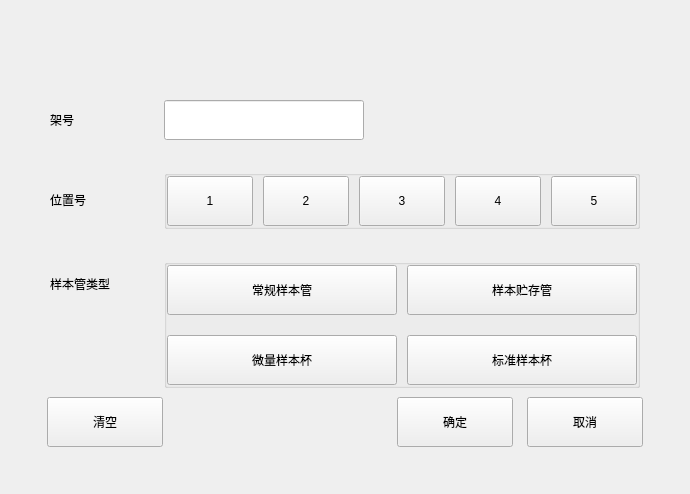
<?xml version="1.0" encoding="UTF-8"?>
<ui version="4.0">
 <class>QPostionEdit</class>
 <widget class="QWidget" name="QPostionEdit">
  <property name="geometry">
   <rect>
    <x>0</x>
    <y>0</y>
    <width>690</width>
    <height>494</height>
   </rect>
  </property>
  <property name="windowTitle">
   <string>QCaliBratePostionEdit</string>
  </property>
  <widget class="QPushButton" name="ok_Button">
   <property name="geometry">
    <rect>
     <x>397</x>
     <y>397</y>
     <width>116</width>
     <height>50</height>
    </rect>
   </property>
   <property name="focusPolicy">
    <enum>Qt::NoFocus</enum>
   </property>
   <property name="text">
    <string>确定</string>
   </property>
   <property name="buttons" stdset="0">
    <string>btn_dlg</string>
   </property>
  </widget>
  <widget class="QPushButton" name="close_Button">
   <property name="geometry">
    <rect>
     <x>527</x>
     <y>397</y>
     <width>116</width>
     <height>50</height>
    </rect>
   </property>
   <property name="focusPolicy">
    <enum>Qt::NoFocus</enum>
   </property>
   <property name="text">
    <string>取消</string>
   </property>
   <property name="buttons" stdset="0">
    <string>btn_dlg</string>
   </property>
  </widget>
  <widget class="QPushButton" name="clr_Button">
   <property name="geometry">
    <rect>
     <x>47</x>
     <y>397</y>
     <width>116</width>
     <height>50</height>
    </rect>
   </property>
   <property name="focusPolicy">
    <enum>Qt::NoFocus</enum>
   </property>
   <property name="text">
    <string>清空</string>
   </property>
   <property name="buttons" stdset="0">
    <string>btn_dlg</string>
   </property>
  </widget>
  <widget class="QWidget" name="" native="true">
   <property name="geometry">
    <rect>
     <x>50</x>
     <y>100</y>
     <width>590</width>
     <height>301</height>
    </rect>
   </property>
   <layout class="QGridLayout" name="gridLayout_2">
    <property name="leftMargin">
     <number>0</number>
    </property>
    <property name="topMargin">
     <number>0</number>
    </property>
    <property name="rightMargin">
     <number>0</number>
    </property>
    <property name="bottomMargin">
     <number>0</number>
    </property>
    <property name="horizontalSpacing">
     <number>10</number>
    </property>
    <property name="verticalSpacing">
     <number>30</number>
    </property>
    <item row="1" column="1">
     <spacer name="horizontalSpacer">
      <property name="orientation">
       <enum>Qt::Horizontal</enum>
      </property>
      <property name="sizeHint" stdset="0">
       <size>
        <width>20</width>
        <height>20</height>
       </size>
      </property>
     </spacer>
    </item>
    <item row="1" column="2">
     <widget class="QGroupBox" name="groupBox">
      <property name="title">
       <string/>
      </property>
      <layout class="QHBoxLayout" name="horizontalLayout">
       <property name="spacing">
        <number>10</number>
       </property>
       <property name="leftMargin">
        <number>0</number>
       </property>
       <property name="topMargin">
        <number>0</number>
       </property>
       <property name="rightMargin">
        <number>0</number>
       </property>
       <property name="bottomMargin">
        <number>0</number>
       </property>
       <item>
        <widget class="QPushButton" name="one_Button">
         <property name="minimumSize">
          <size>
           <width>80</width>
           <height>50</height>
          </size>
         </property>
         <property name="maximumSize">
          <size>
           <width>16777215</width>
           <height>50</height>
          </size>
         </property>
         <property name="focusPolicy">
          <enum>Qt::NoFocus</enum>
         </property>
         <property name="text">
          <string notr="true">1</string>
         </property>
         <property name="checkable">
          <bool>true</bool>
         </property>
         <property name="checked">
          <bool>false</bool>
         </property>
         <property name="autoExclusive">
          <bool>true</bool>
         </property>
         <property name="buttons" stdset="0">
          <string>flat_button</string>
         </property>
        </widget>
       </item>
       <item>
        <widget class="QPushButton" name="two_Button">
         <property name="minimumSize">
          <size>
           <width>80</width>
           <height>50</height>
          </size>
         </property>
         <property name="maximumSize">
          <size>
           <width>16777215</width>
           <height>50</height>
          </size>
         </property>
         <property name="focusPolicy">
          <enum>Qt::NoFocus</enum>
         </property>
         <property name="text">
          <string notr="true">2</string>
         </property>
         <property name="checkable">
          <bool>true</bool>
         </property>
         <property name="checked">
          <bool>false</bool>
         </property>
         <property name="autoExclusive">
          <bool>true</bool>
         </property>
         <property name="flat">
          <bool>false</bool>
         </property>
         <property name="buttons" stdset="0">
          <string>flat_button</string>
         </property>
        </widget>
       </item>
       <item>
        <widget class="QPushButton" name="three_Button">
         <property name="minimumSize">
          <size>
           <width>80</width>
           <height>50</height>
          </size>
         </property>
         <property name="maximumSize">
          <size>
           <width>16777215</width>
           <height>50</height>
          </size>
         </property>
         <property name="focusPolicy">
          <enum>Qt::NoFocus</enum>
         </property>
         <property name="text">
          <string notr="true">3</string>
         </property>
         <property name="checkable">
          <bool>true</bool>
         </property>
         <property name="checked">
          <bool>false</bool>
         </property>
         <property name="autoExclusive">
          <bool>true</bool>
         </property>
         <property name="buttons" stdset="0">
          <string>flat_button</string>
         </property>
        </widget>
       </item>
       <item>
        <widget class="QPushButton" name="four_Button">
         <property name="minimumSize">
          <size>
           <width>80</width>
           <height>50</height>
          </size>
         </property>
         <property name="maximumSize">
          <size>
           <width>16777215</width>
           <height>50</height>
          </size>
         </property>
         <property name="focusPolicy">
          <enum>Qt::NoFocus</enum>
         </property>
         <property name="text">
          <string notr="true">4</string>
         </property>
         <property name="checkable">
          <bool>true</bool>
         </property>
         <property name="autoExclusive">
          <bool>true</bool>
         </property>
         <property name="buttons" stdset="0">
          <string>flat_button</string>
         </property>
        </widget>
       </item>
       <item>
        <widget class="QPushButton" name="five_Button">
         <property name="minimumSize">
          <size>
           <width>80</width>
           <height>50</height>
          </size>
         </property>
         <property name="maximumSize">
          <size>
           <width>16777215</width>
           <height>50</height>
          </size>
         </property>
         <property name="focusPolicy">
          <enum>Qt::NoFocus</enum>
         </property>
         <property name="text">
          <string notr="true">5</string>
         </property>
         <property name="checkable">
          <bool>true</bool>
         </property>
         <property name="autoExclusive">
          <bool>true</bool>
         </property>
         <property name="buttons" stdset="0">
          <string>flat_button</string>
         </property>
        </widget>
       </item>
      </layout>
     </widget>
    </item>
    <item row="2" column="2">
     <widget class="QGroupBox" name="groupBox_2">
      <property name="title">
       <string/>
      </property>
      <layout class="QGridLayout" name="gridLayout">
       <property name="leftMargin">
        <number>0</number>
       </property>
       <property name="topMargin">
        <number>0</number>
       </property>
       <property name="rightMargin">
        <number>0</number>
       </property>
       <property name="bottomMargin">
        <number>0</number>
       </property>
       <property name="horizontalSpacing">
        <number>10</number>
       </property>
       <property name="verticalSpacing">
        <number>20</number>
       </property>
       <item row="0" column="0">
        <widget class="QPushButton" name="ori_Button">
         <property name="minimumSize">
          <size>
           <width>230</width>
           <height>50</height>
          </size>
         </property>
         <property name="maximumSize">
          <size>
           <width>230</width>
           <height>50</height>
          </size>
         </property>
         <property name="focusPolicy">
          <enum>Qt::NoFocus</enum>
         </property>
         <property name="text">
          <string>常规样本管</string>
         </property>
         <property name="checkable">
          <bool>true</bool>
         </property>
         <property name="checked">
          <bool>false</bool>
         </property>
         <property name="autoExclusive">
          <bool>true</bool>
         </property>
         <property name="buttons" stdset="0">
          <string>flat_button</string>
         </property>
        </widget>
       </item>
       <item row="0" column="1">
        <widget class="QPushButton" name="store_Button">
         <property name="minimumSize">
          <size>
           <width>230</width>
           <height>50</height>
          </size>
         </property>
         <property name="maximumSize">
          <size>
           <width>230</width>
           <height>50</height>
          </size>
         </property>
         <property name="focusPolicy">
          <enum>Qt::NoFocus</enum>
         </property>
         <property name="text">
          <string>样本贮存管</string>
         </property>
         <property name="checkable">
          <bool>true</bool>
         </property>
         <property name="autoExclusive">
          <bool>true</bool>
         </property>
         <property name="buttons" stdset="0">
          <string>flat_button</string>
         </property>
        </widget>
       </item>
       <item row="1" column="0">
        <widget class="QPushButton" name="micro_Button">
         <property name="minimumSize">
          <size>
           <width>230</width>
           <height>50</height>
          </size>
         </property>
         <property name="maximumSize">
          <size>
           <width>230</width>
           <height>50</height>
          </size>
         </property>
         <property name="focusPolicy">
          <enum>Qt::NoFocus</enum>
         </property>
         <property name="text">
          <string>微量样本杯</string>
         </property>
         <property name="icon">
          <iconset>
           <normaloff>../resource/image/im/qc/icon-micro-cup.png</normaloff>
           <normalon>../resource/image/im/qc/icon-micro-cup-hv.png</normalon>../resource/image/im/qc/icon-micro-cup.png</iconset>
         </property>
         <property name="checkable">
          <bool>true</bool>
         </property>
         <property name="autoExclusive">
          <bool>true</bool>
         </property>
         <property name="buttons" stdset="0">
          <string>flat_button</string>
         </property>
        </widget>
       </item>
       <item row="1" column="1">
        <widget class="QPushButton" name="normal_Button">
         <property name="minimumSize">
          <size>
           <width>230</width>
           <height>50</height>
          </size>
         </property>
         <property name="maximumSize">
          <size>
           <width>230</width>
           <height>50</height>
          </size>
         </property>
         <property name="focusPolicy">
          <enum>Qt::NoFocus</enum>
         </property>
         <property name="text">
          <string>标准样本杯</string>
         </property>
         <property name="checkable">
          <bool>true</bool>
         </property>
         <property name="autoExclusive">
          <bool>true</bool>
         </property>
         <property name="buttons" stdset="0">
          <string>flat_button</string>
         </property>
        </widget>
       </item>
      </layout>
     </widget>
    </item>
    <item row="0" column="0">
     <widget class="QLabel" name="label">
      <property name="text">
       <string>架号</string>
      </property>
     </widget>
    </item>
    <item row="1" column="0">
     <widget class="QLabel" name="label_3">
      <property name="text">
       <string>位置号</string>
      </property>
     </widget>
    </item>
    <item row="0" column="2">
     <widget class="QLineEdit" name="rack_edit">
      <property name="minimumSize">
       <size>
        <width>200</width>
        <height>40</height>
       </size>
      </property>
      <property name="maximumSize">
       <size>
        <width>200</width>
        <height>40</height>
       </size>
      </property>
      <property name="focusPolicy">
       <enum>Qt::ClickFocus</enum>
      </property>
     </widget>
    </item>
    <item row="3" column="2">
     <spacer name="verticalSpacer">
      <property name="orientation">
       <enum>Qt::Vertical</enum>
      </property>
      <property name="sizeHint" stdset="0">
       <size>
        <width>20</width>
        <height>40</height>
       </size>
      </property>
     </spacer>
    </item>
    <item row="2" column="0">
     <layout class="QVBoxLayout" name="verticalLayout">
      <property name="spacing">
       <number>20</number>
      </property>
      <property name="topMargin">
       <number>0</number>
      </property>
      <item>
       <widget class="QLabel" name="label_2">
        <property name="minimumSize">
         <size>
          <width>0</width>
          <height>50</height>
         </size>
        </property>
        <property name="maximumSize">
         <size>
          <width>16777215</width>
          <height>50</height>
         </size>
        </property>
        <property name="styleSheet">
         <string notr="true"/>
        </property>
        <property name="text">
         <string>样本管类型</string>
        </property>
        <property name="alignment">
         <set>Qt::AlignLeading|Qt::AlignLeft|Qt::AlignVCenter</set>
        </property>
        <property name="wordWrap">
         <bool>true</bool>
        </property>
       </widget>
      </item>
      <item>
       <spacer name="verticalSpacer_2">
        <property name="orientation">
         <enum>Qt::Vertical</enum>
        </property>
        <property name="sizeType">
         <enum>QSizePolicy::Expanding</enum>
        </property>
        <property name="sizeHint" stdset="0">
         <size>
          <width>20</width>
          <height>50</height>
         </size>
        </property>
       </spacer>
      </item>
     </layout>
    </item>
   </layout>
  </widget>
 </widget>
 <layoutdefault spacing="6" margin="11"/>
 <resources/>
 <connections/>
</ui>
